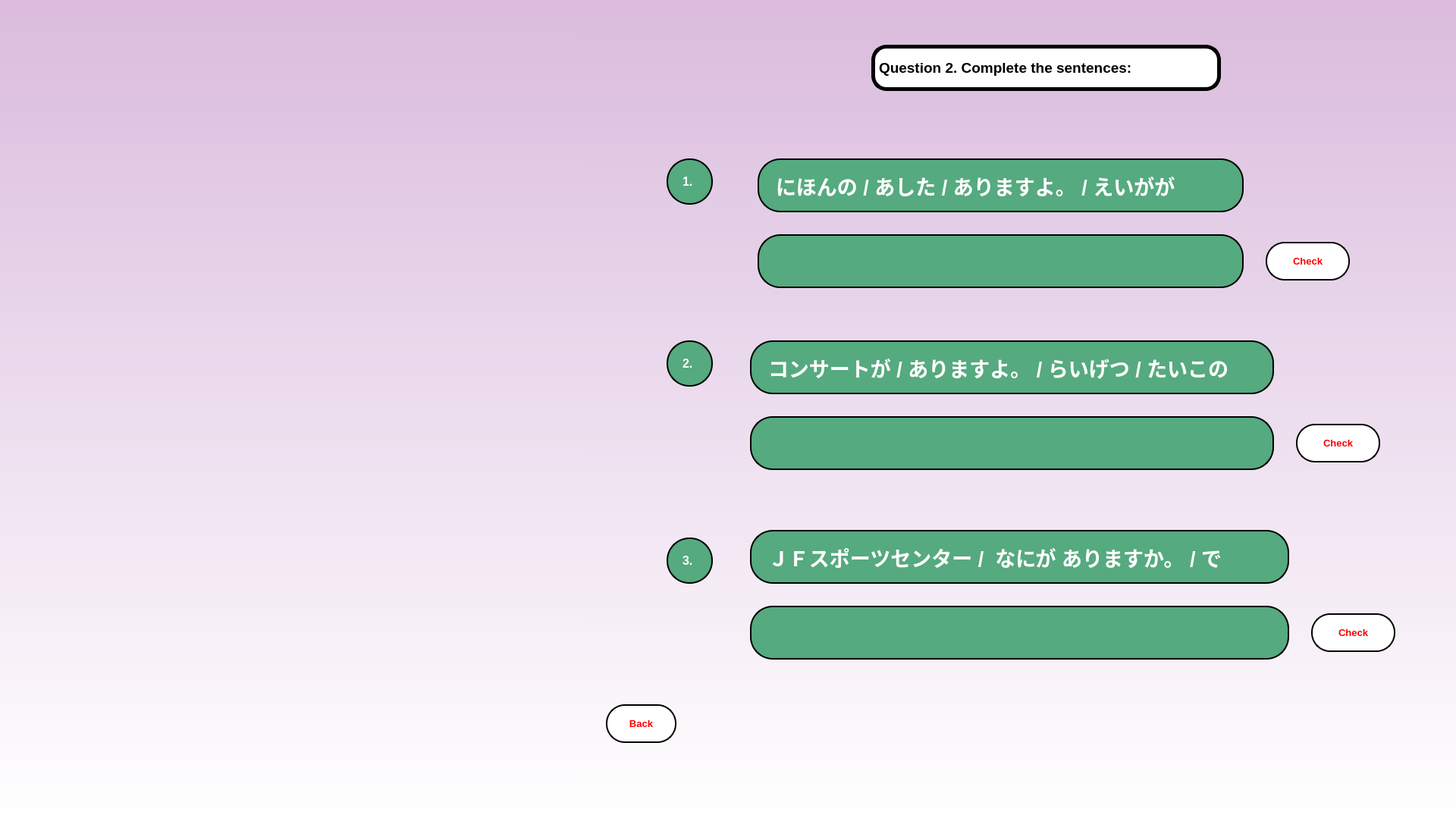
<?xml version="1.0" encoding="UTF-8"?>
<ui version="4.0">
 <class>MainWindow</class>
 <widget class="QMainWindow" name="MainWindow">
  <property name="geometry">
   <rect>
    <x>0</x>
    <y>0</y>
    <width>1920</width>
    <height>1079</height>
   </rect>
  </property>
  <property name="windowTitle">
   <string>MainWindow</string>
  </property>
  <widget class="QWidget" name="centralwidget">
   <widget class="QWidget" name="widget" native="true">
    <property name="geometry">
     <rect>
      <x>-1</x>
      <y>-1</y>
      <width>1921</width>
      <height>1081</height>
     </rect>
    </property>
    <property name="styleSheet">
     <string notr="true">background-color: qlineargradient(spread:repeat, x1:0, y1:0, x2:0, y2:1, stop:0 rgba(218, 187, 221, 255), stop:1 rgba(255, 255, 255, 255));</string>
    </property>
    <widget class="QLabel" name="label">
     <property name="geometry">
      <rect>
       <x>1150</x>
       <y>60</y>
       <width>461</width>
       <height>61</height>
      </rect>
     </property>
     <property name="font">
      <font>
       <pointsize>14</pointsize>
       <weight>75</weight>
       <bold>true</bold>
      </font>
     </property>
     <property name="styleSheet">
      <string notr="true">border-radius: 20px;
border: 5px solid black;
background-color: rgb(255, 255, 255);</string>
     </property>
     <property name="text">
      <string>Question 2. Complete the sentences:</string>
     </property>
    </widget>
    <widget class="QLabel" name="label_2">
     <property name="geometry">
      <rect>
       <x>880</x>
       <y>210</y>
       <width>61</width>
       <height>61</height>
      </rect>
     </property>
     <property name="font">
      <font>
       <pointsize>12</pointsize>
       <weight>75</weight>
       <bold>true</bold>
      </font>
     </property>
     <property name="styleSheet">
      <string notr="true">border-radius: 30px;
border: 2px solid black;
padding: 15px;
background-color: rgb(85, 170, 127);
color: rgb(255, 255, 255);</string>
     </property>
     <property name="text">
      <string>1.</string>
     </property>
    </widget>
    <widget class="QWidget" name="widget_2" native="true">
     <property name="geometry">
      <rect>
       <x>-1</x>
       <y>-1</y>
       <width>771</width>
       <height>1081</height>
      </rect>
     </property>
     <property name="styleSheet">
      <string notr="true">border-top-right-radius: 80px;
border-bottom-right-radius: 80px;
border-image: url(:/com12/z3939808018009-254199a3526d0d8fbd4bd13164718550-53.jpg);</string>
     </property>
    </widget>
    <widget class="QLabel" name="label_3">
     <property name="geometry">
      <rect>
       <x>1000</x>
       <y>210</y>
       <width>641</width>
       <height>71</height>
      </rect>
     </property>
     <property name="font">
      <font>
       <pointsize>20</pointsize>
       <weight>75</weight>
       <bold>true</bold>
      </font>
     </property>
     <property name="styleSheet">
      <string notr="true">border-radius: 30px;
border: 2px solid black;
padding: 15px;
background-color: rgb(85, 170, 127);
color: rgb(255, 255, 255);</string>
     </property>
     <property name="text">
      <string>にほんの / あした / ありますよ。 / えいがが</string>
     </property>
    </widget>
    <widget class="QLineEdit" name="ans_p2_12_1">
     <property name="geometry">
      <rect>
       <x>1000</x>
       <y>310</y>
       <width>641</width>
       <height>71</height>
      </rect>
     </property>
     <property name="font">
      <font>
       <pointsize>20</pointsize>
       <weight>75</weight>
       <bold>true</bold>
      </font>
     </property>
     <property name="styleSheet">
      <string notr="true">QLineEdit {
border-radius: 30px;
border: 2px solid black;
padding: 15px;
background-color: rgb(85, 170, 127);
color: rgb(255, 255, 255);
}
QLineEdit:hover{
border: 2px solid white;
}
QLineEdit:focus{
border: 2px solid red;
}</string>
     </property>
    </widget>
    <widget class="QPushButton" name="check_p2_12_1">
     <property name="geometry">
      <rect>
       <x>1670</x>
       <y>320</y>
       <width>111</width>
       <height>51</height>
      </rect>
     </property>
     <property name="font">
      <font>
       <pointsize>10</pointsize>
       <weight>75</weight>
       <bold>true</bold>
      </font>
     </property>
     <property name="styleSheet">
      <string notr="true">QPushButton {
border-radius: 25px;
border: 2px solid black;
padding: 15px;
background-color:rgb(255, 255, 255);
color: rgb(255, 0, 0);
}

QPushButton:pressed {
    background-color:rgb(170, 255, 255);
}</string>
     </property>
     <property name="text">
      <string>Check</string>
     </property>
    </widget>
    <widget class="QLabel" name="label_4">
     <property name="geometry">
      <rect>
       <x>880</x>
       <y>450</y>
       <width>61</width>
       <height>61</height>
      </rect>
     </property>
     <property name="font">
      <font>
       <pointsize>12</pointsize>
       <weight>75</weight>
       <bold>true</bold>
      </font>
     </property>
     <property name="styleSheet">
      <string notr="true">border-radius: 30px;
border: 2px solid black;
padding: 15px;
background-color: rgb(85, 170, 127);
color: rgb(255, 255, 255);</string>
     </property>
     <property name="text">
      <string>2.</string>
     </property>
    </widget>
    <widget class="QLabel" name="label_5">
     <property name="geometry">
      <rect>
       <x>990</x>
       <y>450</y>
       <width>691</width>
       <height>71</height>
      </rect>
     </property>
     <property name="font">
      <font>
       <pointsize>20</pointsize>
       <weight>75</weight>
       <bold>true</bold>
      </font>
     </property>
     <property name="styleSheet">
      <string notr="true">border-radius: 30px;
border: 2px solid black;
padding: 15px;
background-color: rgb(85, 170, 127);
color: rgb(255, 255, 255);</string>
     </property>
     <property name="text">
      <string>コンサートが / ありますよ。 / らいげつ / たいこの</string>
     </property>
    </widget>
    <widget class="QLineEdit" name="ans_p2_12_2">
     <property name="geometry">
      <rect>
       <x>990</x>
       <y>550</y>
       <width>691</width>
       <height>71</height>
      </rect>
     </property>
     <property name="font">
      <font>
       <pointsize>20</pointsize>
       <weight>75</weight>
       <bold>true</bold>
      </font>
     </property>
     <property name="styleSheet">
      <string notr="true">QLineEdit {
border-radius: 30px;
border: 2px solid black;
padding: 15px;
background-color: rgb(85, 170, 127);
color: rgb(255, 255, 255);
}
QLineEdit:hover{
border: 2px solid white;
}
QLineEdit:focus{
border: 2px solid red;
}</string>
     </property>
    </widget>
    <widget class="QPushButton" name="check_p2_12_2">
     <property name="geometry">
      <rect>
       <x>1710</x>
       <y>560</y>
       <width>111</width>
       <height>51</height>
      </rect>
     </property>
     <property name="font">
      <font>
       <pointsize>10</pointsize>
       <weight>75</weight>
       <bold>true</bold>
      </font>
     </property>
     <property name="styleSheet">
      <string notr="true">QPushButton {
border-radius: 25px;
border: 2px solid black;
padding: 15px;
background-color:rgb(255, 255, 255);
color: rgb(255, 0, 0);
}

QPushButton:pressed {
    background-color:rgb(170, 255, 255);
}</string>
     </property>
     <property name="text">
      <string>Check</string>
     </property>
    </widget>
    <widget class="QLabel" name="label_6">
     <property name="geometry">
      <rect>
       <x>880</x>
       <y>710</y>
       <width>61</width>
       <height>61</height>
      </rect>
     </property>
     <property name="font">
      <font>
       <pointsize>12</pointsize>
       <weight>75</weight>
       <bold>true</bold>
      </font>
     </property>
     <property name="styleSheet">
      <string notr="true">border-radius: 30px;
border: 2px solid black;
padding: 15px;
background-color: rgb(85, 170, 127);
color: rgb(255, 255, 255);</string>
     </property>
     <property name="text">
      <string>3.</string>
     </property>
    </widget>
    <widget class="QLabel" name="label_7">
     <property name="geometry">
      <rect>
       <x>990</x>
       <y>700</y>
       <width>711</width>
       <height>71</height>
      </rect>
     </property>
     <property name="font">
      <font>
       <pointsize>20</pointsize>
       <weight>75</weight>
       <bold>true</bold>
      </font>
     </property>
     <property name="styleSheet">
      <string notr="true">border-radius: 30px;
border: 2px solid black;
padding: 15px;
background-color: rgb(85, 170, 127);
color: rgb(255, 255, 255);</string>
     </property>
     <property name="text">
      <string>ＪＦスポーツセンター /  なにが ありますか。 / で</string>
     </property>
    </widget>
    <widget class="QLineEdit" name="ans_p2_12_3">
     <property name="geometry">
      <rect>
       <x>990</x>
       <y>800</y>
       <width>711</width>
       <height>71</height>
      </rect>
     </property>
     <property name="font">
      <font>
       <pointsize>20</pointsize>
       <weight>75</weight>
       <bold>true</bold>
      </font>
     </property>
     <property name="styleSheet">
      <string notr="true">QLineEdit {
border-radius: 30px;
border: 2px solid black;
padding: 15px;
background-color: rgb(85, 170, 127);
color: rgb(255, 255, 255);
}
QLineEdit:hover{
border: 2px solid white;
}
QLineEdit:focus{
border: 2px solid red;
}</string>
     </property>
    </widget>
    <widget class="QPushButton" name="check_p2_12_3">
     <property name="geometry">
      <rect>
       <x>1730</x>
       <y>810</y>
       <width>111</width>
       <height>51</height>
      </rect>
     </property>
     <property name="font">
      <font>
       <pointsize>10</pointsize>
       <weight>75</weight>
       <bold>true</bold>
      </font>
     </property>
     <property name="styleSheet">
      <string notr="true">QPushButton {
border-radius: 25px;
border: 2px solid black;
padding: 15px;
background-color:rgb(255, 255, 255);
color: rgb(255, 0, 0);
}

QPushButton:pressed {
    background-color:rgb(170, 255, 255);
}</string>
     </property>
     <property name="text">
      <string>Check</string>
     </property>
    </widget>
    <widget class="QPushButton" name="back_ex12">
     <property name="geometry">
      <rect>
       <x>800</x>
       <y>930</y>
       <width>93</width>
       <height>51</height>
      </rect>
     </property>
     <property name="font">
      <font>
       <pointsize>10</pointsize>
       <weight>75</weight>
       <bold>true</bold>
      </font>
     </property>
     <property name="styleSheet">
      <string notr="true">QPushButton {
border-radius: 25px;
border: 2px solid black;
padding: 15px;
background-color:rgb(255, 255, 255);
color: rgb(255, 0, 0);
}

QPushButton:pressed {
    background-color:rgb(170, 255, 255);
}</string>
     </property>
     <property name="text">
      <string>Back</string>
     </property>
    </widget>
   </widget>
  </widget>
 </widget>
 <resources>
  <include location="com12.qrc"/>
 </resources>
 <connections/>
</ui>
